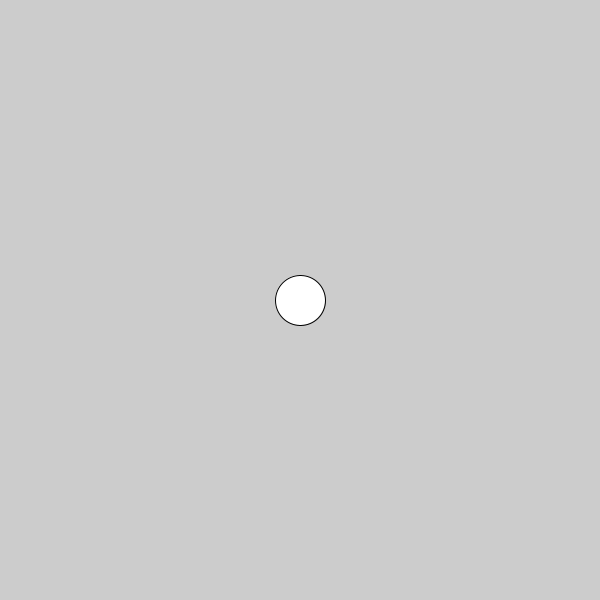
Frame 1 (no input)
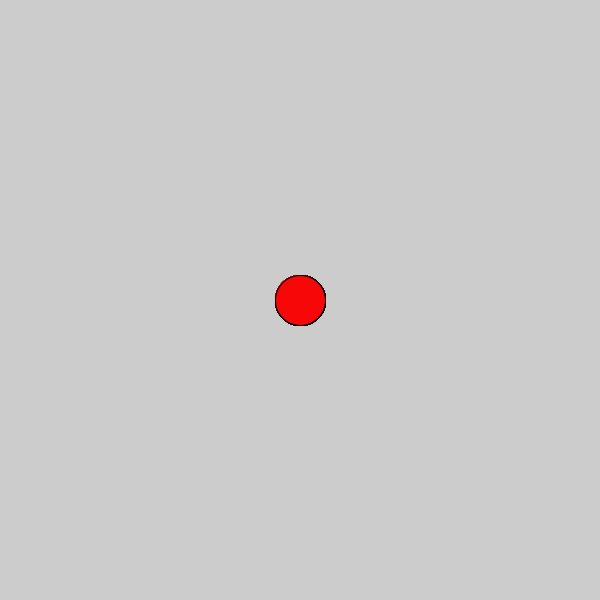
Frame 60 (the mouse pressed at the canvas centre just before this capture)
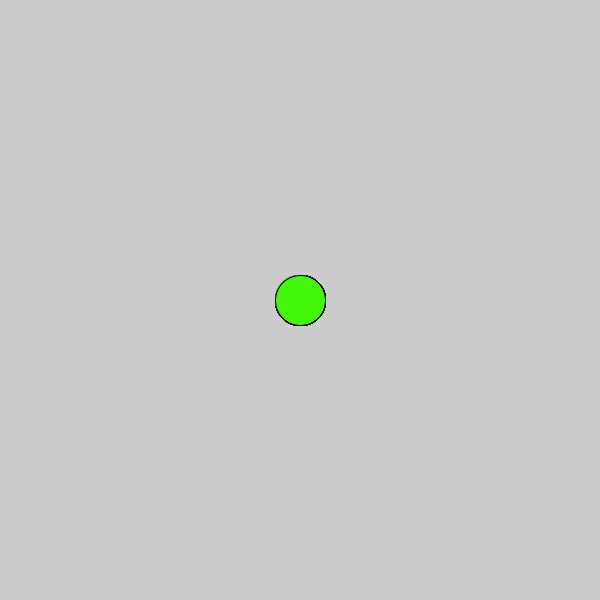
Frame 120 (the mouse held since frame 60 and released just before this capture)

The Processing sketch that drew these frames (run headless with seeded random() and noise(); from frame 60 on, the mouse is pressed at the canvas centre):

// Processing sketch: c_LogicalDot
// ── c_LogicalDot.pde

void setup() {
  
// 1. Set the size of the sketch. Make it 600 pixels square. 
  size (600,600);

}

void draw() {
  
// 2. Draw an ellipse
// Run the program to make sure it works before moving on.
ellipse (300,300, 50,50 );

// 3. Change the color of the ellipse when the mouse is pressed.
//    Use the following code, but put your colors where indicated
//    Remember to use the   fill()  command to set colors.

if (mousePressed) {
 fill(#42F707);
   //  put one color here 
  
} else {
  
   // put a different color here
  fill(#F70707);
}  
  
  
  
}
